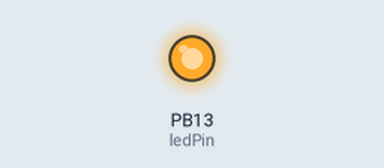
Simulated run of this sketch. Board: STM32 Blue Pill. Shown: output pins drawn as LEDs (lit = HIGH).

Above: at 1.6 s.
At 9.2 s:
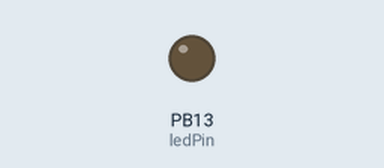
Timing chart, 0 to 16.1 s (numbered marks = the images above):
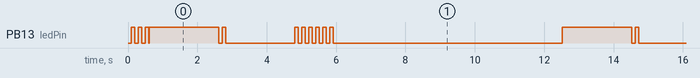

Measured:
- by itself, PB13 (ledPin): HIGH → LOW at 0.20 s, → HIGH 0.10 s later, → LOW 0.10 s later, → HIGH 0.10 s later, … (181 changes in this stretch)
- by itself, everything shown: repeats every 11.9 s, in 6 steps

The sketch:

scanner.ino
```cpp
// (licence header left out)
#include <Wire.h>


#define sclPin2 PB10
#define sdaPin2 PB3

// Set I2C bus to use: Wire, Wire1, etc.
// TwoWire Wire2(sdaPin2, sclPin2);
#define WIRE Wire

#define ledPin PB13


void setup() {
  pinMode(ledPin, OUTPUT);
  digitalWrite(ledPin, LOW);

  WIRE.begin();

  // Serial.begin(9600);
  // while (!Serial)
  // {
  //     digitalWrite(ledPin, !digitalRead(ledPin));
  //     delay(100);
  // }
  // Serial.println("\nI2C Scanner");

  digitalWrite(ledPin, HIGH);
  for (uint8_t i = 0; i < 6; i++) {
    digitalWrite(ledPin, !digitalRead(ledPin));
    delay(100);
  }
  digitalWrite(ledPin, LOW);
}


void loop() {
  byte error, address;
  int nDevices;
  int addrs[8];

  // Serial.println("Scanning...");

  nDevices = 0;
  for(address = 1; address < 127; address++ )
  {
    // The i2c_scanner uses the return value of
    // the Write.endTransmisstion to see if
    // a device did acknowledge to the address.
    WIRE.beginTransmission(address);
    error = WIRE.endTransmission();

    if (error == 0)
    {
      // Serial.print("I2C device found at address 0x");
      // if (address<16)
        // Serial.print("0");
      // Serial.print(address,HEX);
      // Serial.println("  !");

      addrs[nDevices] = address;
      nDevices++;
    }
    // else if (error == 4)
    // {
    // //   Serial.print("Unknown error at address 0x");
    // //   if (address<16)
    // //     Serial.print("0");
    // //   Serial.println(address,HEX);
    // }
  }


  digitalWrite(ledPin, HIGH);
  delay(2000);
  for (uint8_t i = 0; i < nDevices*2; i++) {
      digitalWrite(ledPin, !digitalRead(ledPin));
      delay(100);
  }
  digitalWrite(ledPin, LOW);
  delay(2000);

  if (nDevices > 0)
  {
    if (addrs[0] < 100){
      for (int i = 0; i < nDevices; i++)
      {
        int tens = addrs[i] / 10;
        int ones = addrs[i] - tens * 10;
        for (uint8_t i = 0; i < tens; i++) {
          digitalWrite(ledPin, HIGH);
          delay(100);
          digitalWrite(ledPin, LOW);
          delay(100);
        }
        delay(500);
        for (uint8_t i = 0; i < ones; i++) {
          digitalWrite(ledPin, HIGH);
          delay(100);
          digitalWrite(ledPin, LOW);
          delay(100);
        }
        delay(1000);
      }
    }
  }

  // if (nDevices == 0)
  //   Serial.println("No I2C devices found\n");
  // else
  //   Serial.println("done\n");

  delay(5000);           // wait 5 seconds for next scan
}
```
